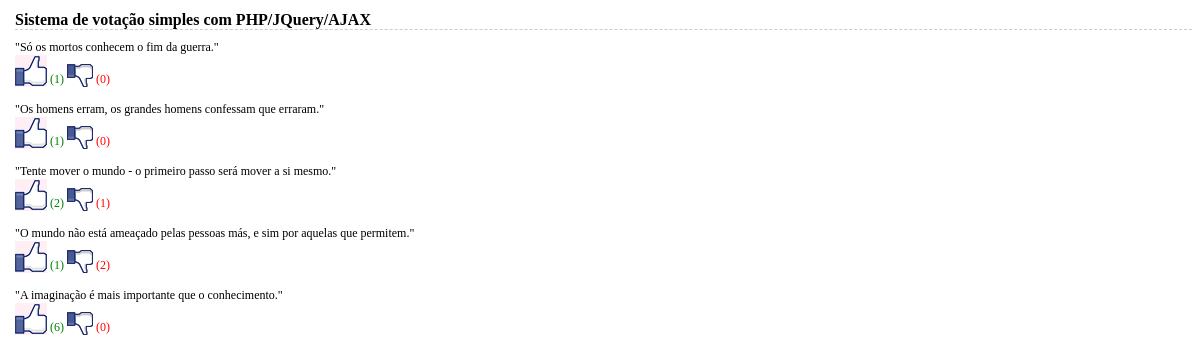
The page / on the database its author committed.
### tables this page shows
CREATE TABLE IF NOT EXISTS `frases` (
  `id` int(11) NOT NULL AUTO_INCREMENT,
  `texto` varchar(250) NOT NULL,
  `bom` int(11) DEFAULT NULL,
  `ruim` int(11) DEFAULT NULL,
  PRIMARY KEY (`id`)
);

### index.php (the view, shortened to what this page needs)
<!DOCTYPE html PUBLIC "-//W3C//DTD XHTML 1.0 Transitional//EN" "http://www.w3.org/TR/xhtml1/DTD/xhtml1-transitional.dtd">
<html xmlns="http://www.w3.org/1999/xhtml" xml:lang="en" lang="en">
<head>
</head>
<body>
<h1>Sistema de votação simples com PHP/JQuery/AJAX</h1>
<?php
$query = mysql_query("SELECT * FROM frases ORDER BY id DESC");
while ($frase = mysql_fetch_object($query)):
?>
<div class="frase" lang="<?php echo $frase->id; ?>">
    <div class="texto"><?php echo $frase->texto; ?></div>
    <img src="imagens/bom.png" alt="bom" />
    <span class="bom">
        (<span class="valor"><?php echo $frase->bom; ?></span>)
    </span>
    <img src="imagens/ruim.png" alt="ruim" />
    <span class="ruim">
        (<span class="valor"><?php echo $frase->ruim; ?></span>)
    </span>
</div>
<?php endwhile; ?>
</body>
</html>

### index.php (style rules this page uses)
body { font-family: "Trebuchet MS"; font-size: 12px; margin-left: 15px; }
h1 { font-size: 16px; border-bottom: 1px dashed #CCC; }
div.frase { margin-bottom: 15px; }
div.frase span.bom { color: green; }
div.frase span.ruim { color: red; }
div.frase img { vertical-align: bottom; cursor: pointer; }

### rows shown on the page
frases: texto "\"Só os mortos conhecem o fim da guerra.\"", bom "1", ruim "0"
frases: texto "\"Os homens erram, os grandes homens confessam que erraram.\"", bom "1", ruim "0"
frases: texto "\"Tente mover o mundo - o primeiro passo será mover a si mesmo.\"", bom "2", ruim "1"
frases: texto "\"O mundo não está ameaçado pelas pessoas más, e sim por aquelas que permitem.\"", bom "1", ruim "2"
frases: texto "\"A imaginação é mais importante que o conhecimento.\"", bom "6", ruim "0"
